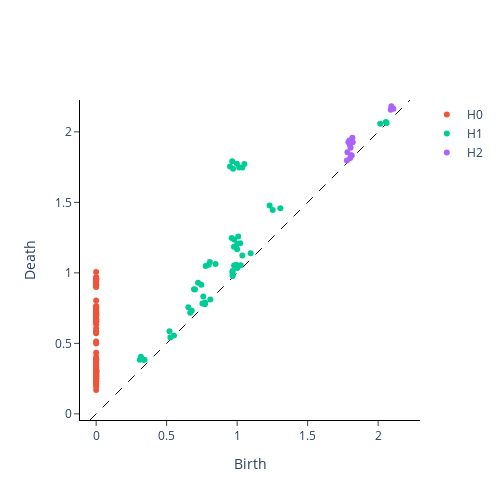

Write notebook code for a chart like this one.
### Code cell
from gtda.plotting import plot_diagram

VR = VietorisRipsPersistence(homology_dimensions=[0, 1, 2])# Parameter explained in the text
print
diagrams = VR.fit_transform(point_clouds)
plot_diagram(diagrams[i]).update_layout(paper_bgcolor='rgba(0,0,0,0)',plot_bgcolor='rgba(0,0,0,0)')
